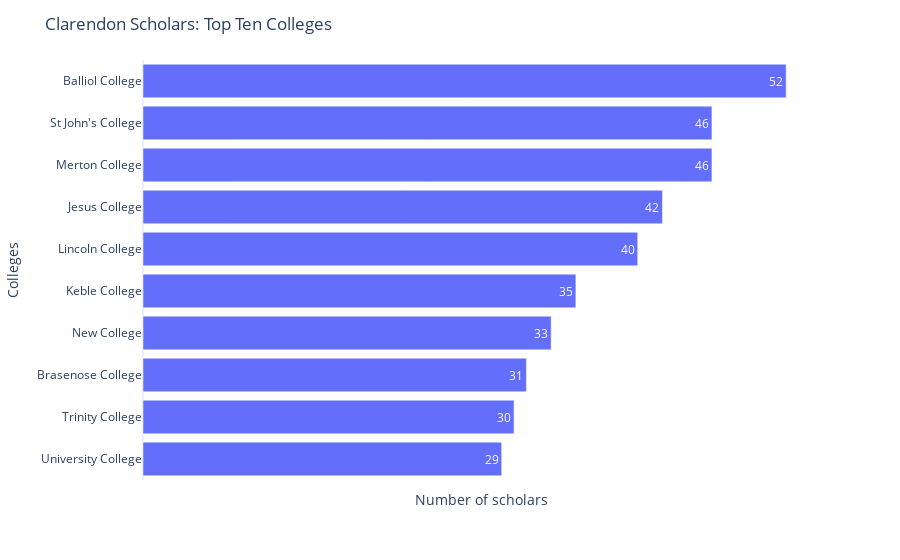

The notebook cell this image was saved under:
### Markdown cell above
### The previous Scholars - College, Numbers

### Code cell
scholars_by_college = scholar_data["College"].value_counts()[:10]
create_barchart(scholars_by_college, "Colleges", "Clarendon Scholars: Top Ten Colleges")

### Figure 1 — Plotly figure (JSON) as saved in the notebook; plotly's stock layout.template omitted (floating-point values rounded to 4 significant figures)
{"data": [{"alignmentgroup": "True", "hovertemplate": "x=%{x}<br>index=%{y}<br>text=%{text}<extra></extra>", "legendgroup": "", "marker": {"color": "#636efa", "pattern": {"shape": ""}}, "name": "", "offsetgroup": "", "orientation": "h", "showlegend": false, "text": [52, 46, 46, 42, 40, 35, 33, 31, 30, 29], "textposition": "inside", "type": "bar", "x": [52, 46, 46, 42, 40, 35, 33, 31, 30, 29], "xaxis": "x", "y": ["Balliol College", "Merton College", "St John's College", "Jesus College", "Lincoln College", "Keble College", "New College", "Brasenose College", "Trinity College", "University College"], "yaxis": "y"}], "layout": {"barmode": "relative", "legend": {"tracegroupgap": 0}, "margin": {"t": 60}, "title": {"text": "Clarendon Scholars: Top Ten Colleges"}, "uniformtext": {"minsize": 8, "mode": "hide"}, "xaxis": {"anchor": "y", "domain": [0, 1], "showgrid": false, "showticklabels": false, "title": {"text": "Number of scholars"}}, "yaxis": {"anchor": "x", "categoryorder": "total ascending", "domain": [0, 1], "title": {"text": "Colleges"}}}}
